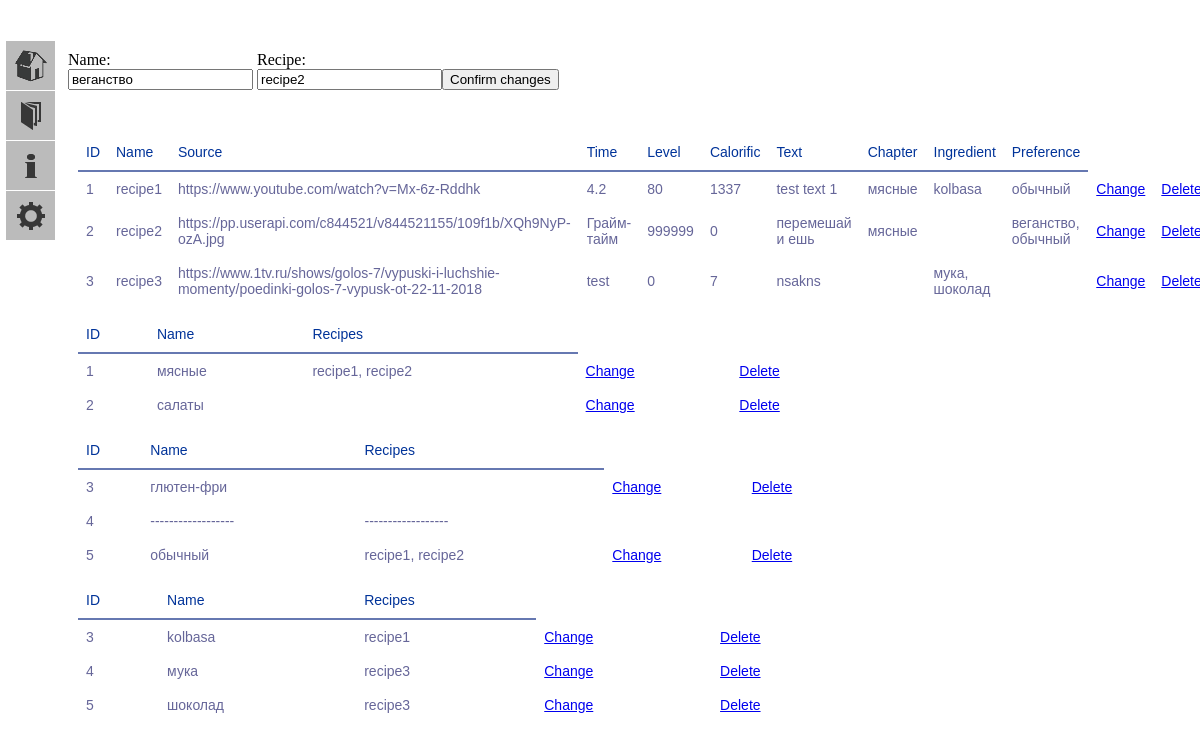
The app's page /change/preference/4 with its own data.
### models.py (models this page shows, shortened)
class Preference(db.Model):
    id = db.Column(db.Integer, primary_key=True)
    name = db.Column(db.TEXT(16), index=True)
    rec_pref = db.relationship("RecipePreference", back_populates='preferences', cascade='all')
    def get_item(self, i):
        return {
            0: self.id,
            1: self.name,
            2: ', '.join(map(str, list('{}'.format(Recipe.query.get(x.recipe_id).name)
                                       for x in RecipePreference.query.filter_by(preference_id=self.id).all())))
        }[i]
    def __iter__(self):
        return (self.get_item(i) for i in range(0, 3))

class Recipe(db.Model):
    id = db.Column(db.Integer, primary_key=True)
    name = db.Column(db.TEXT(512), index=True)
    source = db.Column(db.TEXT(512))
    time = db.Column(db.String(32))
    level = db.Column(db.INT)
    calorific = db.Column(db.INT)
    text = db.Column(db.TEXT(8192))
    chapter_id = db.Column(db.Integer, db.ForeignKey("chapter.id", ondelete='CASCADE'), index=True)
    rec_ingr = db.relationship("RecipeIngredient", back_populates='recipes', cascade='all')
    rec_pref = db.relationship("RecipePreference", back_populates='recipes', cascade='all')
    def get_item(self, index):
        return {
            0: str(self.id),
            1: str(self.name),
            2: str(self.source),
            3: str(self.time),
            4: str(self.level),
            5: str(self.calorific),
            6: str(self.text),
            7: ', '.join(list('{}'.format(Chapter.query.get(x.id).name)
                              for x in Chapter.query.filter_by(id=self.chapter_id).all())),
            8: ', '.join(list('{}'.format(Ingredient.query.get(x.ingredient_id).name)
                              for x in RecipeIngredient.query.filter_by(recipe_id=self.id).all())),
            9: ', '.join(list('{}'.format(Preference.query.get(x.preference_id).name)
                              for x in RecipePreference.query.filter_by(recipe_id=self.id).all()))
        }[index]
    def __iter__(self):
        return (self.get_item(i) for i in range(0, 10))

class Chapter(db.Model):
    id = db.Column(db.Integer, primary_key=True)
    name = db.Column(db.TEXT(16), index=True, unique=True)
    recipes = db.relationship("Recipe")
    def get_item(self, i):
        return {
            0: self.id,
            1: self.name,
            2: ", ".join('{}'.format(x.name) for x in self.recipes)
        }[i]
    def __iter__(self):
        return (self.get_item(i) for i in range(0, 3))

class Ingredient(db.Model):
    id = db.Column(db.Integer, primary_key=True)
    name = db.Column(db.TEXT(16), index=True)
    rec_ingr = db.relationship("RecipeIngredient", back_populates='ingredients', cascade='all')
    def get_item(self, i):
        return{
            0: self.id,
            1: self.name,
            2: ', '.join(map(str, list('{}'.format(Recipe.query.get(x.recipe_id).name)
                                       for x in RecipeIngredient.query.filter_by(ingredient_id=self.id).all())))
        }[i]
    def __iter__(self):
        return (self.get_item(i) for i in range(0, 3))

### app.py (the view)
@app.route('/change/<chtype>/<changing>', methods=['GET', 'POST'])
def change(changing, chtype):
    try:
        contents_dict = {
            "chapter": Chapter.query.all(),
            "recipe": Recipe.query.all(),
            "ingredient": Ingredient.query.all(),
            "preference": Preference.query.all()
        }
        form = form_dict[chtype]
        form = form()
        if form.validate_on_submit():
            form.create_instance(_id=changing)
            flash('{} changed successfully'.format(chtype.capitalize()))
            return redirect(url_for('index'))
        for i in range(len(form)):
            form.get_item(i).data = instance_dict[chtype].query.get(int(changing)).get_item(i)
        return render_template("change.html", form=form, index=int(changing), chtype=chtype, contents_dict=contents_dict,
                               statistics_dict=statistics_dict)
    except Exception:
        flash("An Error while Changing")
        return redirect(url_for('index'))

### forms.py (shortened to what this page needs)
class PreferenceForm(Finder):
    recipe = StringField('recipe', validators=[Regexp(".*")])

### forms.py (called while the page is built)
    def get_item(self, i):
        return {
            0: self.id,
            1: self.name,
            2: self.recipe
        }[i]

    def __len__(self):
        return 3

### templates/change.html (shortened to what this page needs)
{% extends "base.html" %}
{% block form %}
<form action="" method="post" name="find">
    <div class="change">
    <p class="change">
        Name:<br>
        {{ form.name }}<br>
        <br>
    </p>
    {% if chtype=='recipe' %}
        <p class="change">
            Source:<br>
            {{ form.source }}<br>
            {% for error in form.errors.source %}
                <span class="error">[{{error}}]</span>
            {% endfor %}<br>
        </p>
        <p class="change">
            Time:<br>
            {{ form.time }}<br>
            {% for error in form.errors.time %}
                <span class="error">[{{error}}]</span>
            {% endfor %}<br>
        </p>
        <p class="change">
            Level:<br>
            {{ form.level }}<br>
            {% for error in form.errors.level %}
                <span class="error">[{{error}}]</span>
            {% endfor %}<br>
        </p>
        <p class="change">
            Calorific:<br>
            {{ form.calorific }}<br>
            {% for error in form.errors.calorific %}
                <span class="error">[{{error}}]</span>
            {% endfor %}<br>
        </p>
        <p class="change">
            Chapter:<br>
            {{ form.chapter }}<br>
            {% for error in form.errors.chapter %}
                <span class="error">[{{error}}]</span>
            {% endfor %}<br>
        </p>
        <p class="change">
            Preference:<br>
            {{ form.preferences }}<br>
            {% for error in form.errors.preference %}
                <span class="error">[{{error}}]</span>
            {% endfor %}<br>
        </p>
        <p class="change">
            Ingredients:<br>
            {{ form.ingredients }}<br>
            {% for error in form.errors.ingredients %}
                <span class="error">[{{error}}]</span>
            {% endfor %}<br>
        </p>
        <p class="change">
            Text:<br>
            {{ form.text }}<br>
            {% for error in form.errors.text %}
                <span class="error">[{{error}}]</span>
            {% endfor %}<br>
        </p>
        <p class="change button-recipe">
            <input type="submit" class="" value="Confirm changes">
        </p>
    {% else %}
        <p class="change">
            Recipe:<br>
            {{ form.recipe }}<br>
            <br>
        </p>
        <p class="change button">
            <input type="submit" class="" value="Confirm changes">
        </p>
    {% endif %}
    </div>
</form>
<table class="recipe">
<tr><th>ID</th><th>Name</th><th>Source</th><th>Time</th><th>Level</th><th>Calorific</th><th>Text</th><th>Chapter</th>
    <th>Ingredient</th><th>Preference</th></tr>
{% for recipe in contents_dict["recipe"] %}
    <tr>
        {% if ((chtype == 'recipe') and ( index == recipe.id )) %}
            <td>{{ recipe.id }}</td>
            {% for i in "Refactor" %}
                <td> {{ i }} </td>
            {% endfor %}
        {% else %}
            {% for item in recipe %}
                <td>{{ item }}</td>
            {% endfor %}
            <td class="after-bt"><a href="{{ url_for('change', changing=recipe.id, chtype='recipe') }}">Change</a></td>
            <td class="after-bt"><a href="{{ url_for('delete', deleting=recipe.id, chtype='recipe') }}">Delete</a></td>
        {% endif %}
    </tr>
{% endfor %}
</table>
<table class="chapter">
<tr><th>ID</th><th>Name</th><th>Recipes</th>
{% for chapter in contents_dict["chapter"] %}
    <tr>
        {% if ( (chtype == 'chapter') and (index == chapter.id) ) %}
            <td>{{ chapter.id }}</td>
            <td> ------------------ </td>
            <td> ------------------ </td>
        {% else %}
            {% for item in chapter %}
                <td>{{ item }}</td>
            {% endfor %}
            <td class="after-bt"><a href="{{ url_for('change', changing=chapter.id, chtype='chapter') }}">Change</a></td>
            <td class="after-bt"><a href="{{ url_for('delete', deleting=chapter.id, chtype='chapter') }}">Delete</a></td>
        {% endif %}
    </tr>
{% endfor %}
</table>
<table class="preference">
<tr><th>ID</th><th>Name</th><th>Recipes</th>
{% for preference in contents_dict["preference"] %}
    <tr>
        {% if ((chtype == 'preference') and ( index == preference.id )) %}
            <td>{{ preference.id }}</td>
            <td> ------------------ </td>
            <td> ------------------ </td>
        {% else %}
            {% for item in preference %}
                <td>{{ item }}</td>
            {% endfor %}
            <td class="after-bt"><a href="{{ url_for('change', changing=preference.id, chtype='preference') }}">Change</a></td>
            <td class="after-bt"><a href="{{ url_for('delete', deleting=preference.id, chtype='preference') }}">Delete</a></td>
        {% endif %}
    </tr>
{% endfor %}
</table>
<table class="ingredient">
<tr><th>ID</th><th>Name</th><th>Recipes</th>
{% for ingredient in contents_dict["ingredient"] %}
    <tr>
        {% if ((chtype == 'ingredient') and ( index == ingredient.id )) %}
            <td>{{ ingredient.id }}</td>
            <td> ------------------ </td>
            <td> ------------------ </td>
        {% else %}
            {% for item in ingredient %}
                <td>{{ item }}</td>
            {% endfor %}
            <td class="after-bt"><a href="{{ url_for('change', changing=ingredient.id, chtype='ingredient') }}">Change</a></td>
            <td class="after-bt"><a href="{{ url_for('delete', deleting=ingredient.id, chtype='ingredient') }}">Delete</a></td>
        {% endif %}
    </tr>
{% endfor %}
</table>
{% endblock %}

### static/css/main.css (style rules this page uses)
body { padding-left: 60px; margin-top: 35px; background: -moz-linear-gradient(-45deg, #ddddfb 5%, #fff 95%); height: 100%; }
table { font-family: "Lucida Sans Unicode", "Lucida Grande", Sans-Serif; font-size: 14px; background: white; max-width: 70%; width: 70%; border-collapse: collapse; text-align: left; margin: 10px; }
th { font-weight: normal; color: #039; border-bottom: 2px solid #6678b1; padding: 10px 8px; }
td { color: #669; padding: 9px 8px; transition: .3s linear; }
.change { display: inline-block; }
div.change { position:relative; }
.change.button { padding-top: 18px; position: absolute; }

### records on screen
Preference: name "веганство", id "4"
Recipe: recipe "1" "4.2" "80" "1337", name "recipe1", source "https://www.youtube.com/watch?v=Mx-6z-Rddhk", text "test text 1"
Chapter: name "мясные", chapter "1" "recipe1, recipe2"
Ingredient: name "kolbasa", ingredient "3"
Preference: name "обычный", preference "5" "recipe1, recipe2"
Recipe: recipe "2" "999999" "0" "веганство, обычный", name "recipe2", source "https://pp.userapi.com/c844521/v844521155/109f1b/XQh9NyP-ozA.jpg", time "Грайм-тайм", text "перемешай и ешь"
Recipe: recipe "3" "0" "7" "мука, шоколад", name "recipe3", source "https://www.1tv.ru/shows/golos-7/vypuski-i-luchshie-momenty/poedinki-golos-7-vypusk-ot-22-11-2018", time "test", text "nsakns"
Chapter: chapter "2", name "салаты"
Preference: preference "3", name "глютен-фри"
Ingredient: ingredient "4", name "мука"
Ingredient: ingredient "5", name "шоколад"
